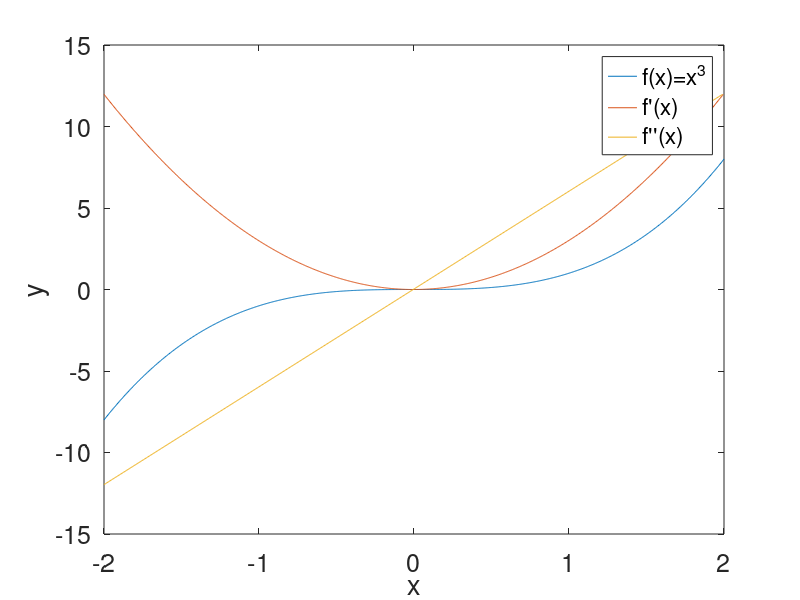

Source code (MATLAB):
x=-2:0.005:2; y=x.^3;
m=diff(y)./diff(x);
m2=diff(m)./diff(x(1:end-1));
plot(x,y,x(1:end-1),m,x(1:end-2),m2);
xlabel('x','FontSize',18); ylabel('y','FontSize',18);
legend('f(x)=x^3','f''(x)','f''''(x)');
set(gca,'FontSize',18);
